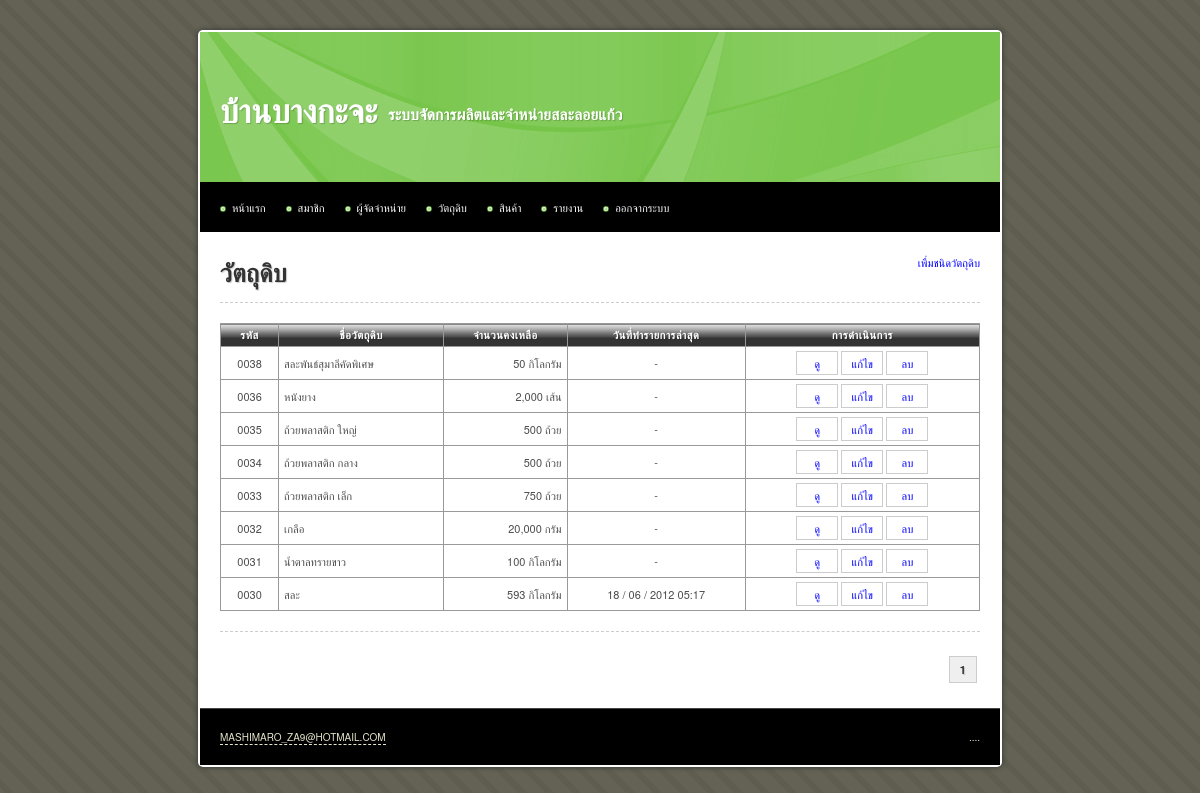
The app's page /main/material.php (signed in), older data.
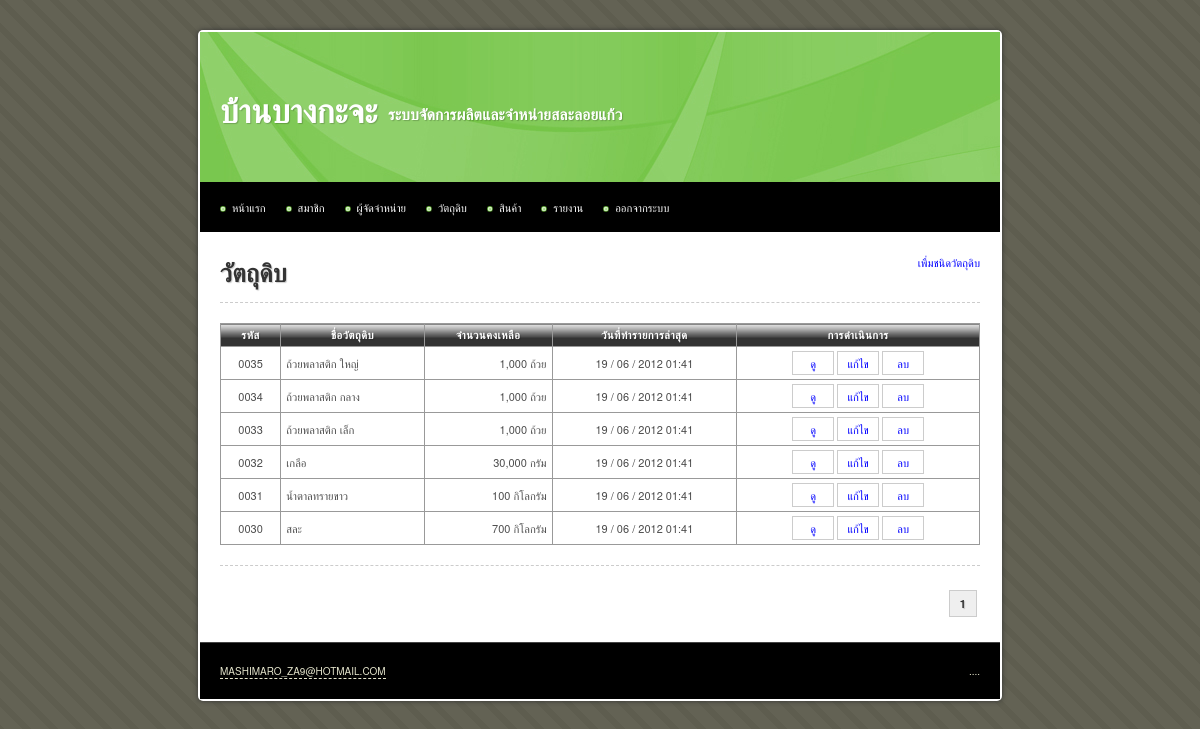
The same page, newer data.
### tables this page shows
CREATE TABLE IF NOT EXISTS `material` (
  `id` int(10) unsigned NOT NULL AUTO_INCREMENT,
  `name` varchar(255) NOT NULL,
  `total` int(10) NOT NULL,
  `description` text,
  `stock_min` int(10) unsigned NOT NULL DEFAULT '0',
  `stock_max` int(10) unsigned NOT NULL DEFAULT '0',
  `unit` varchar(255) NOT NULL,
  `date_create` datetime NOT NULL,
  `date_update` timestamp NOT NULL DEFAULT CURRENT_TIMESTAMP,
  `date_update_transaction` datetime DEFAULT NULL,
  PRIMARY KEY (`id`)
);

### iic_tools/helpers/iic_utilities_helper.php (called while the page is built, shortened)
<?php
function change_date_format($date, $old_separator = "-", $old_format = 'y-m-d', $new_separator = " / ", $new_format = "d-m-y")
{
	@list($_old_format_path1, $_old_format_path2, $_old_format_path3) = explode('-', $old_format);
	@list($_date_path[$_old_format_path1], $_date_path[$_old_format_path2], $_date_path[$_old_format_path3]) = explode($old_separator, $date);
	@list($_new_format_path1, $_new_format_path2, $_new_format_path3) = explode('-', $new_format);
	$_new_date = $_date_path[$_new_format_path1].$new_separator.$_date_path[$_new_format_path2].$new_separator.$_date_path[$_new_format_path3];
	return $_new_date;
}
function change_date_time_format($date_time)
{
	@list($_date, $_time) = explode(" ", $date_time);
	$_new_date		= change_date_format($_date);
	$_new_date_time = $_new_date.' '.substr($_time, 0, 5);
	return $_new_date_time;
}
function zero_fill($length, $data)
{
	while(strlen($data) < $length)
	{
		$data = '0'.$data;
	}
	return $data;
}
function remove_comma($number, $decimal = 0)
{
	$_int		= 0;
	$_decimal	= '';
	if(count(explode (".", $number)) > 1)
	{
		list($_int, $_decimal) = explode (".", $number);
	}
	else
	{
		$_int = ($number == '') ? 0 : $number;
	}
	$_int = explode (',', $_int);
	$_int = implode ($_int);
	$_new_number = $_int.$_decimal;
	return $_new_number;
}
function add_comma($number, $decimal = 0)
{
	$_sign		= '';
	$_int		= 0;
	$_decimal	= '';
	if(count(explode (".", $number)) > 1)
	{
		list($_int, $_decimal) = explode (".", $number);
	}
	else
	{
		$_int = ($number == '') ? 0 : $number;
	}
	$_int = remove_comma($_int);
	if($_int < 0)
	{
		$_sign = '-';
		$_int = str_replace('-', '', $_int);
	}
	else
	{
		$_sign = '';
	}
	$_total_loop = (strlen($_int) > 3) ? floor(strlen($_int) / 3) : 0;
	for($_loop = $_total_loop; $_loop > 0; $_loop--)
	{
		$_length = (3 * $_loop) * -1;
		$_int = substr_replace($_int, ',', $_length, 0 );
	}
	$_new_number = $_sign.$_int.$_decimal;
	return $_new_number;
}

### main/material.php (the view, shortened to what this page needs)
<?php
$sql = 'SELECT * FROM material';
$query = mysql_query($sql);
$total_rows = mysql_num_rows($query);
$rows_per_page = 10;
$limit_start = ($_GET['page'] - 1) * $rows_per_page;
$target = 'material.php?page=';
?>
<!DOCTYPE html PUBLIC "-//W3C//DTD XHTML 1.0 Transitional//EN" "http://www.w3.org/TR/xhtml1/DTD/xhtml1-transitional.dtd">
<html xmlns="http://www.w3.org/1999/xhtml">
<head>
<?php include("inc.css.php"); ?>
</head>
<body>
<div id="container">
	<?php include("inc.header.php"); ?>
	<div id="content">
		<a href="material_create.php" class="float_r">เพื่มชนิดวัตถุดิบ</a>
		<h1>วัตถุดิบ</h1>
		<hr />
			<form method="post" action="material_order_create.php">
				<table width="100%" border="1" align="center" cellpadding="5" cellspacing="0">
					<thead>
						<tr>
							<th scope="col">รหัส</th>
							<th scope="col">ชื่อวัตถุดิบ</th>
							<th scope="col">จำนวนคงเหลือ</th>
							<th scope="col">วันที่ทำรายการล่าสุด</th>
							<th scope="col">การดำเนินการ</th>
						</tr>
					</thead>
					<tbody>
						<?php
						$sql = 'SELECT *
								FROM material
								ORDER BY id DESC
								LIMIT '.$limit_start.', '.$rows_per_page;
						$query = mysql_query($sql);
						$query_row = mysql_num_rows($query);
						if($query_row > 0)
						{
							while($data = mysql_fetch_array($query))
							{
								$date_update_transaction = (is_null($data['date_update_transaction'])) ? '-' : change_date_time_format($data['date_update_transaction']);
								echo '	<tr>
											<td class="center">'.zero_fill(4, $data['id']).'</td>
											<td>'.$data['name'].'</td>
											<td class="right">'.add_comma($data['total']).' '.$data['unit'].'</td>
											<td class="center">'.$date_update_transaction.'</td>
											<td class="center">
												<a class="button" href="material_view.php?id='.$data['id'].'">ดู</a>
												<a class="button" href="material_update.php?id='.$data['id'].'">แก้ไข</a>
												<a class="button" href="material_delete.php?id='.$data['id'].'">ลบ</a>
											</td>
										</tr>';
							}
						}
						else
						{
							echo '<tr><td colspan="7" class="center">ไม่มีข้อมูล</td></tr>';
						}
						?>
					</tbody>
				</table>
			</form>
		<hr />
		<div class="pagination">
			<?php echo get_pagination($total_rows, $target, $_GET['page'], $rows_per_page); ?>
		</div>
	</div>
	<?php include("inc.footer.php"); ?>
</div>
</body>
</html>

### main/inc.css.php
<link rel="stylesheet" type="text/css" href="../iic_tools/css/aristo/Aristo.css" />
<link rel="stylesheet" type="text/css" href="../iic_tools/css/iic_layout.css" />
<link rel="stylesheet" type="text/css" href="../iic_tools/css/iic_style.css" />
<link rel="stylesheet" type="text/css" href="../css/style.css" />

### main/inc.header.php (shortened to what this page needs)
<div id="header">
	<h1>บ้านบางกะจะ</h1>
	<h2>ระบบจัดการผลิตและจำหน่ายสละลอยแก้ว</h2>
</div>
<div id="menu">
	<ul>
		<li><a href="index.php">หน้าแรก</a></li>
		<li><a href="member.php">สมาชิก</a></li>
		<li><a href="supplier.php">ผู้จัดจำหน่าย</a></li>
		<li><a href="material.php">วัตถุดิบ</a>
			</li>
		<li><a href="product.php">สินค้า</a>
		</li>
		<li>
			<a href="#">รายงาน</a>
		</li>
		<li><a href="logout.php">ออกจากระบบ</a></li>
	</ul>
</div>

### iic_tools/helpers/iic_crud_helper.php (shortened to what this page needs)
<?php
function get_pagination($total_rows, $target, $current_page, $rows_per_page = 10)
{
	$_total_page = ceil($total_rows / $rows_per_page);
	$_pagination = '';
	$_loop = 1;
	while($_loop <= $_total_page)
	{
		if($_loop <= 3 || $_loop > ($_total_page - 3))
		{
			if($_loop == $current_page)
			{
				$_pagination .= '<strong>'.$_loop.'</strong>';
			}
			else
			{
				$_pagination .= '<a href="'.$target.$_loop.'" title="Page '.$_loop.'">&nbsp;'.$_loop.'&nbsp;</a>';
			}
		}
		$_loop++;
	}
	return $_pagination;
}

### main/inc.footer.php
<div id="footer">
	<p class="copyright"><a href="http://famfamfam.com/">mashimaro_za9@hotmail.com</a></p>
	<p class="links">....</p>
</div>

### iic_tools/css/iic_layout.css (style rules this page uses)
html, body, div, span, applet, object, iframe, h1, h2, h3, h4, h5, h6, p, blockquote, pre, a, abbr, acronym, address, big, cite, code, del, dfn, em, font, img, ins, kbd, q, s, samp, small, strike, strong, sub, sup, tt, var, b, u, i, center, dl, dt, dd, ol, ul, li, fieldset, form, label, legend, table, caption, tbody, tfoot, thead, tr, th, td { margin:0; padding:0; border:0; outline:0; font-size:100%; vertical-align:baseline; background:transparent }
ol, ul { list-style:none }
table { border-collapse:collapse; border-spacing:0 }
body { font: 14px/1.5 'Microsoft Sans Serif', 'Helvetica Neue', Arial, 'Liberation Sans', FreeSans, sans-serif }
hr { border:0 #ccc solid; border-top-width:1px; clear:both; height:0 }
h1 { font-size:25px }
h2 { font-size:23px }
li { margin-left:30px }
p, dl, hr, h1, h2, h3, h4, h5, h6, h7, ol, ul, pre, table, address, fieldset { margin-bottom:20px }

### iic_tools/css/iic_style.css (style rules this page uses)
.float_r { float: right; }
.center { text-align: center; }
.right { text-align: right; }
a:link { color: #00F; text-decoration: none; }
thead th { background-image: url(../img/bg_th.png); white-space: nowrap; }
a[class^=button] { color: #4F4F4F }
.pagination { float: right; margin: 8px 0px; text-align: right; }
.pagination strong, .pagination .current { border: 1px solid #CCC; background-color: #EFEFEF; padding: 5px 10px; margin: 0px 3px; }

### css/style.css (style rules this page uses)
body { margin: 30px 0px 20px 0px; padding: 0; background: #D7D7BD url(../images/img01.png) repeat; text-align: justify; line-height: 20px; font-size: 11px; color: #4C4C4C; }
h1, h2, h3, h4, h5, h6, th, b, strong { color: #333; letter-spacing: 0.25px; text-shadow: 1px 1px 1px rgba(0, 0, 0, 0.2); -moz-text-shadow: 1px 1px 1px rgba(0, 0, 0, 0.2); -webkit-text-shadow: 1px 1px 1px rgba(0, 0, 0, 0.2); }
hr { border-style: dashed; }
#container { background: #FFF; display: table; width: 800px; margin: auto; padding: 2px; border-radius: 5px; -moz-border-radius: 5px; -webkit-border-radius: 5px; box-shadow: 0px 0px 5px #333; -moz-box-shadow: 0px 0px 5px #333; -webkit-box-shadow: 0px 0px 5px #333; }
#content { background: #FFF; padding: 20px; }
#content h1 { margin-top: 10px; }
a.button { border: 1px solid #CCC; color: #00F; display: inline-block; margin: 3px 0px; min-width: 30px; padding: 1px 5px; }
table { border: 1px solid #000; border-collapse: collapse; width: 100% }
table td, table th { padding: 1px 5px; border: 1px solid #999; border-collapse: collapse; }
table th { background-color: #333; border: 1px solid #999; color: #FFF; text-align: center; letter-spacing: 0.5px; }
#header { height: 150px; margin: 0px auto; background: #FFAC16 url(../images/img03.jpg) left top; }
#header h1, #header h2 { margin: 0px; padding: 0; text-transform: uppercase; font-family: Arial, Helvetica, sans-serif; font-weight: bold; color: #FFFFFF; }
#header h1 { float: left; padding: 70px 10px 10px 20px; font-size: 3em; }
#header h2 { padding: 73px 10px 0px 0px; font-size: 1.4em; }
#menu { background: #000; height: 50px; line-height: 50px; margin: 0px auto; padding: 0 0 0 20px; }
#menu ul { margin: 0px; list-style: none; }
#menu ul li { float: left; margin-left: 0px; position: relative; }
#menu ul li a { display: block; border: none; background: url(../images/img05.jpg) no-repeat left 55%; padding: 0px 0px 0px 12px; margin-right: 20px; text-decoration: none; color: #FFFFFF; }
#footer { clear: both; height: 38px; margin: 0px auto; padding-top: 18px; border-top: 1px solid #444444; background: #000000; text-transform: uppercase; font-size: 10px; color: #E5E5CC; }
#footer .copyright { float: left; margin: 0px; padding-left: 20px; text-align: center; }
#footer .links { float: right; margin: 0px; padding-right: 20px; text-align: center; }
#footer a { border-bottom: 1px #E5E5CC dashed; text-decoration: none; color: #E5E5CC; }

Row changes from the older to the newer data that the page shows:
removed material: id "0038", name "สละพันธ์สุมาลีคัดพิเศษ", total "50", unit "กิโลกรัม", date_update_transaction "-"
removed material: id "0036", name "หนังยาง", total "2,000", unit "เส้น", date_update_transaction "-"
changed material "ถ้วยพลาสติก ใหญ่": total "500" → "1,000"; date_update_transaction "-" → "19 / 06 / 2012 01:41"
changed material "ถ้วยพลาสติก กลาง": total "500" → "1,000"; date_update_transaction "-" → "19 / 06 / 2012 01:41"
changed material "ถ้วยพลาสติก เล็ก": total "750" → "1,000"; date_update_transaction "-" → "19 / 06 / 2012 01:41"
changed material "เกลือ": total "20,000" → "30,000"; date_update_transaction "-" → "19 / 06 / 2012 01:41"
changed material "น้ำตาลทรายขาว": date_update_transaction "-" → "19 / 06 / 2012 01:41"
changed material "สละ": total "593" → "700"; date_update_transaction "18 / 06 / 2012 05:17" → "19 / 06 / 2012 01:41"
